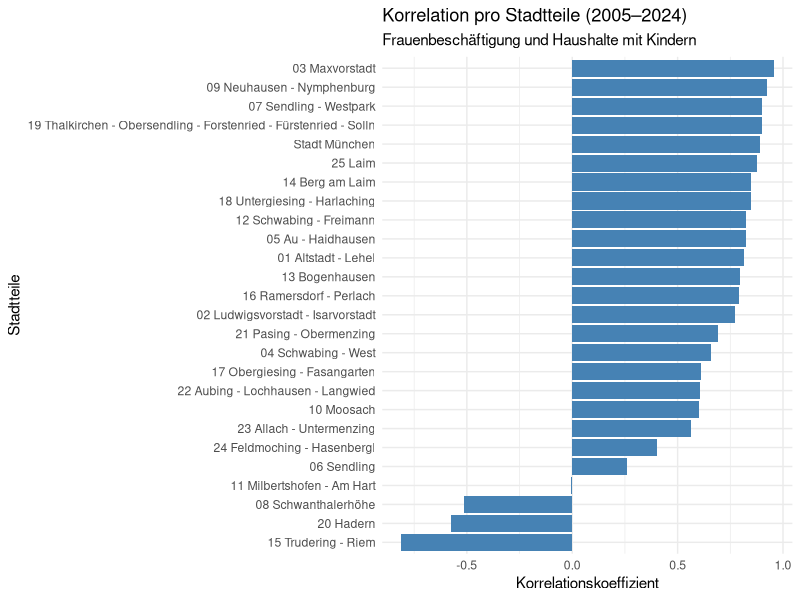

The R script that drew this image: (Note: this script raises an error after producing the figure.)
library(readxl)
library(dplyr)
library(ggplot2)
ar_sheet <- read_excel("data/raw/export_ar.xlsx", sheet = "ARBEITSMARKT")

df_emp <- ar_sheet %>%
  filter(
    Indikator == "Sozialversicherungspflichtig Beschäftigte - Anteil",
    Ausprägung == "weiblich"
  ) %>%
  mutate(
    Jahr = as.numeric(Jahr),
    emp_female_pct = 100 * `Basiswert 1` / `Basiswert 2`
  ) %>%
  select(Jahr, Raumbezug, emp_female_pct)


be_sheet <- read_excel("data/raw/export_be.xlsx", sheet = "BEVÖLKERUNG")

df_households <- be_sheet %>%
  filter(
    Indikator == "Haushalte mit Kindern",
    Ausprägung == "insgesamt"
  ) %>%
  mutate(
    Jahr = as.numeric(Jahr),
    households_pct = 100 * `Basiswert 1` / `Basiswert 2`,
  ) %>%
  select(Jahr, Raumbezug, households_pct)

df_merged <- df_emp %>%
  inner_join(df_households,
             by = c("Jahr", "Raumbezug"))


df_corr_by_district <- df_merged %>%
  group_by(Raumbezug) %>%
  summarise(
    cor_district = cor(emp_female_pct, households_pct, use = "complete.obs")
  )

hmk_korr_nach_stadtteile <- ggplot(df_corr_by_district,
       aes(x = reorder(Raumbezug, cor_district), y = cor_district)) +
  geom_col(fill = "steelblue") +
  coord_flip() +
  theme_minimal() +
  labs(
    title = "Korrelation pro Stadtteile (2005–2024)",
    subtitle = "Frauenbeschäftigung und Haushalte mit Kindern",
    x = "Stadtteile",
    y = "Korrelationskoeffizient"
  )
hmk_korr_nach_stadtteile
saveRDS(hmk_korr_nach_stadtteile, "results/figures/Haushalt_mit_Kindern/hmk_korr_nach_stadtteile.rds")

